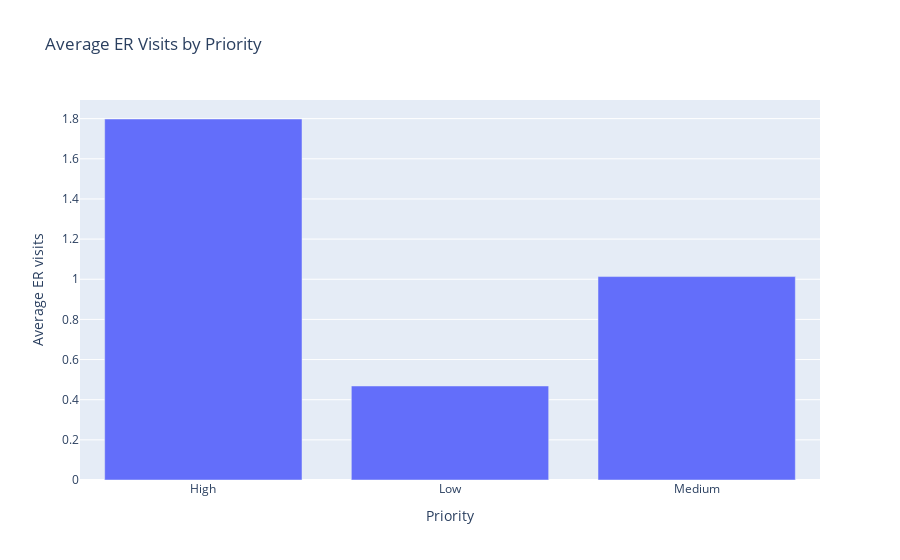

Notebook code for this chart:
### Markdown cell above
### 3) ER Utilization by Priority (bar)

### Code cell
if set(["outreach_priority","er_visit_count"]).issubset(df.columns):
    er = (df.groupby("outreach_priority")["er_visit_count"].mean()
            .reset_index(name="avg_er_visits"))
    fig = px.bar(er.sort_values("outreach_priority"),
                 x="outreach_priority", y="avg_er_visits",
                 title="Average ER Visits by Priority",
                 labels={"outreach_priority":"Priority","avg_er_visits":"Average ER visits"})
    fig.show()
else:
    print("Required columns not found; skipping ER chart.")

### Figure 1 — Plotly figure (JSON) as saved in the notebook; plotly's stock layout.template omitted (floating-point values rounded to 4 significant figures)
{"data": [{"hovertemplate": "Priority=%{x}<br>Average ER visits=%{y}<extra></extra>", "legendgroup": "", "marker": {"color": "#636efa", "pattern": {"shape": ""}}, "name": "", "orientation": "v", "showlegend": false, "textposition": "auto", "type": "bar", "x": ["High", "Low", "Medium"], "xaxis": "x", "y": [1.798, 0.4683, 1.013], "yaxis": "y"}], "layout": {"barmode": "relative", "legend": {"tracegroupgap": 0}, "title": {"text": "Average ER Visits by Priority"}, "xaxis": {"anchor": "y", "domain": [0, 1], "title": {"text": "Priority"}}, "yaxis": {"anchor": "x", "domain": [0, 1], "title": {"text": "Average ER visits"}}}}
